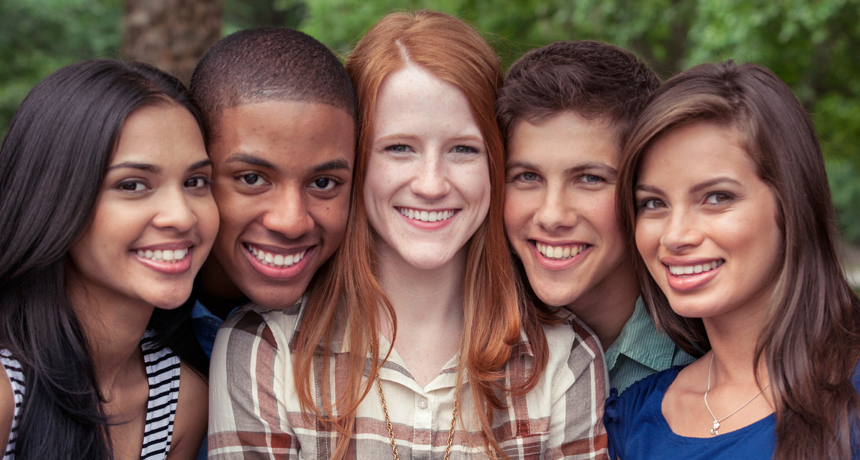
#> input picture ML/mytest.png, 860 x 460 px, found by its file name
$ python face_detection.py
#> lines starting #> are read from the running program, lines starting #| are printed output that depends on the picture; after the words box and inside, x2 and y2 are one past the last pixel; in counts of white or black regions, pixels touching at a corner belong together
import cv2
import os

# Specify the paths for the image and Haar cascade
image_path = 'N:\menuBased\pythontasks\ML\mytest.png'  # Update this path if necessary
cascade_path = 'N:\menuBased\pythontasks\ML\haarcascade_frontalface_alt2.xml'  # Update this path if necessary

# Convert the paths to absolute paths
image_path = os.path.abspath(image_path)
cascade_path = os.path.abspath(cascade_path)

# Check if the image file exists
if not os.path.exists(image_path):
    print(f"Error: Image file not found at {image_path}")
    exit()

# Read the input image
img = cv2.imread(image_path)
#> img is the input picture: shape (460, 860, 3); mean B, G, R 82.2, 90.8, 116.5

# Check if the image was loaded successfully
if img is None:
    print(f"Error: Unable to load image. Check the file path: {image_path}")
    exit()

# Convert into grayscale
gray = cv2.cvtColor(img, cv2.COLOR_BGR2GRAY)
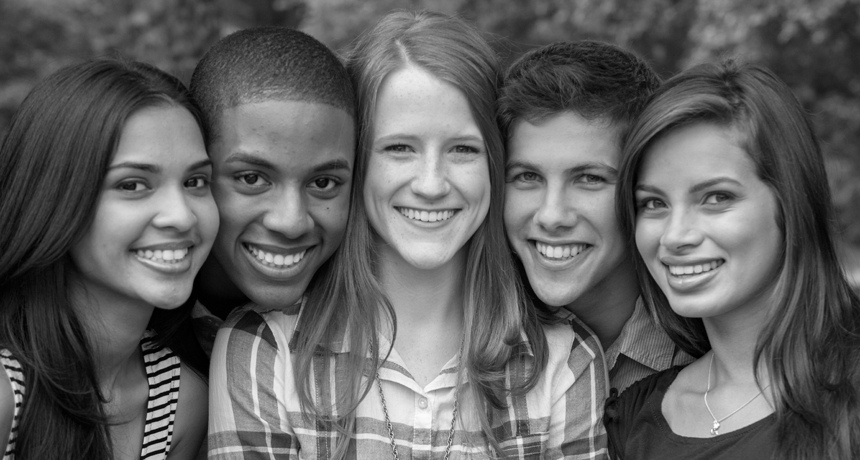
#> gray: shape (460, 860); min 0, max 255, mean 97.5

# Check if the Haar cascade file exists
if not os.path.exists(cascade_path):
    print(f"Error: Haar cascade file not found at {cascade_path}")
    exit()

# Load the Haar cascade
face_cascade = cv2.CascadeClassifier(cascade_path)

# Check if the cascade was loaded successfully
if face_cascade.empty():
    print("Error: Unable to load the Haar cascade file.")
    exit()

# Detect faces
faces = face_cascade.detectMultiScale(gray, 1.1, 4)
#> faces = [[353, 89, 157, 157], [481, 120, 151, 151], [608, 141, 156, 156], [80, 117, 171, 171], [191, 105, 196, 196]]

# Check if any faces are detected
if len(faces) == 0:
    print("No faces detected.")
else:
    # Draw rectangles around the faces and crop the faces
    for i, (x, y, w, h) in enumerate(faces):
        cv2.rectangle(img, (x, y), (x + w, y + h), (0, 0, 255), 2)
        face = img[y:y + h, x:x + w]
        face_save_path = os.path.join(os.path.dirname(image_path), f'face_{i + 1}.jpg')
        cv2.imshow(f"Face {i + 1}", face)  # Show each detected face
        cv2.imwrite(face_save_path, face)  # Save each detected face
        print(f"Face {i + 1} saved at {face_save_path}")
#> this loop made 5 passes
#| Face 1 saved at ML/face_1.jpg
#| Face 2 saved at ML/face_2.jpg
#| Face 3 saved at ML/face_3.jpg
#| Face 4 saved at ML/face_4.jpg
#| Face 5 saved at ML/face_5.jpg
#> pass 1, `face = img[y:y + h, x:x + w]`:
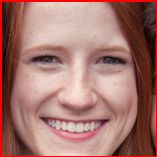
#> face: shape (157, 157, 3); mean B, G, R 109.9, 117.2, 165.5
#> pass 2, `face = img[y:y + h, x:x + w]`:
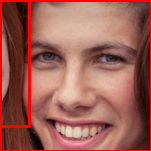
#> face: shape (151, 151, 3); mean B, G, R 86.4, 96.9, 156.9
#> pass 3, `face = img[y:y + h, x:x + w]`:
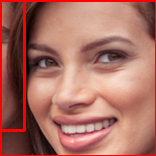
#> face: shape (156, 156, 3); mean B, G, R 98.5, 110.2, 170.5
#> after the loop:
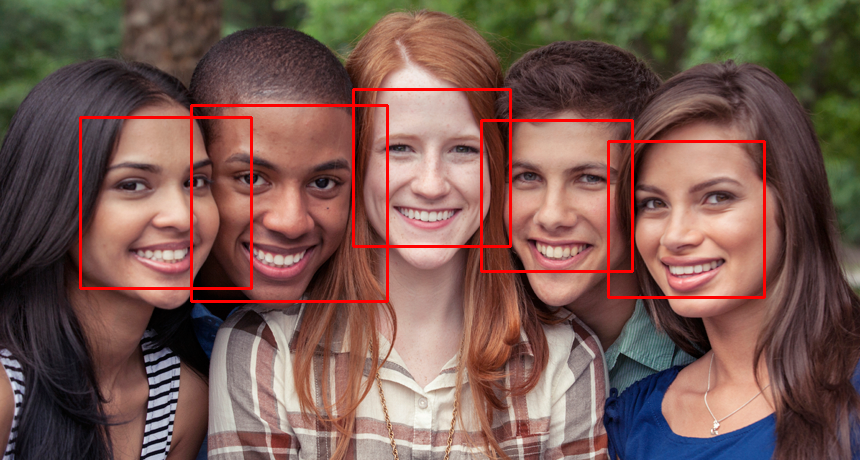
#> img: shape (460, 860, 3); 2.5% of pixels changed, all inside (x1, y1, x2, y2) = (79, 88, 766, 303)

# Save and display the output image with rectangles
output_path = os.path.join(os.path.dirname(image_path), 'detected.jpg')
cv2.imwrite(output_path, img)
cv2.imshow('Detected Faces', img)
print(f"Detected faces image saved at {output_path}")
#| Detected faces image saved at ML/detected.jpg

# Wait for a key press and close all windows
cv2.waitKey(0)
cv2.destroyAllWindows()
